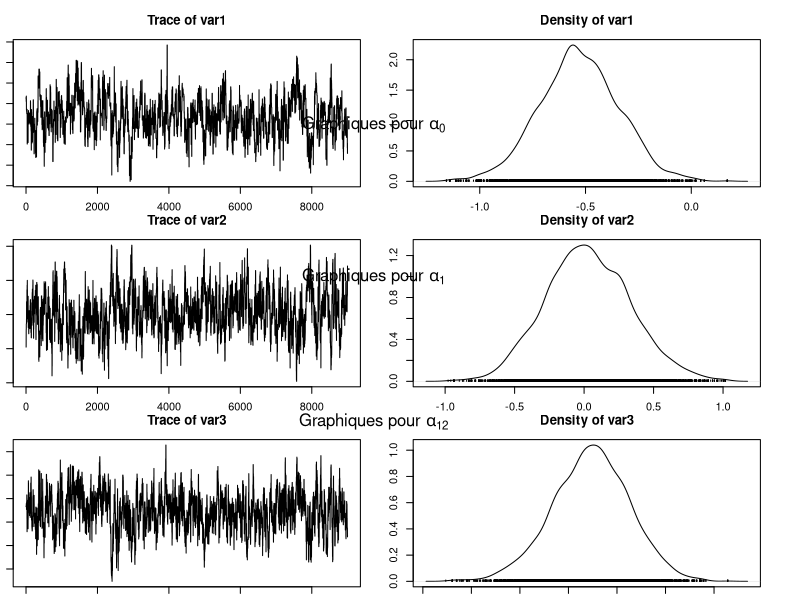
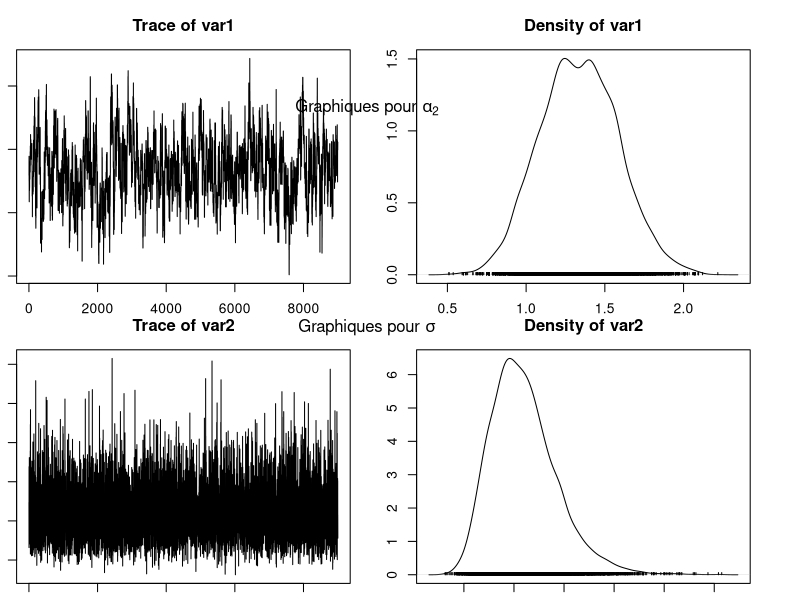

The R source for these figures, in order: (Note: this script raises an error after producing the figures.)
## ---- chunk 1
# mettre ce qui nous sert pour la suite
## ---- chunk 2
# Notations changées par rapport au fichier seeds.data pour être en accord avec 
# la consigne donnée
"N" <- 21 
"r" <- c(10, 23, 23, 26, 17, 5, 53, 55, 32, 46, 10, 8, 10, 8, 23, 0, 3, 22, 15, 32, 3)
"n" <- c(39, 62, 81, 51, 39, 6, 74, 72, 51, 79, 13, 16, 30, 28, 45, 4, 12, 41, 30, 51, 7)
"x1" <- c(0, 0, 0, 0, 0, 0, 0, 0, 0, 0, 0, 1, 1, 1, 1, 1, 1, 1, 1, 1, 1)
"x2" <- c(0, 0, 0, 0, 0, 1, 1, 1, 1, 1, 1, 0, 0, 0, 0, 0, 1, 1, 1, 1, 1)
## ---- chunk 3
alpha0 <- 0
alpha1 <- 0
alpha2 <- 0
alpha12 <- 0
tau <- 10
b <- c(0, 0, 0, 0, 0, 0, 0, 0, 0, 0, 0, 0, 0, 0, 0, 0, 0, 0, 0, 0, 0)
## ---- chunk 4
seeds = function(nchain, N, r, n, x1, x2, alpha0, alpha1, alpha2, alpha12, tau, b, prop_sd){
  
  # Initialisation
  res = matrix(NA, nchain + 1, 5)
  res[1, ] = c(alpha0, alpha1, alpha12, alpha2, 1/sqrt(tau)) # le dernier terme vaut sigma

  p = plogis(alpha0 + alpha1 * x1 + alpha2 * x2 + alpha12 * x1 * x2 + b)
  
  res_b = matrix(NA, nchain + 1, N)
  res_b[1, ] = b
  
  acc_rates = rep(0, 4) # pour les 4 alpha
  
  for (i in 1:nchain){
    
    # Mise à jour de alpha0
    alpha0 = res[i, 1]
    prop = rnorm(1, alpha0, prop_sd[1]) # marche aléatoire simple
    prop_p = plogis(prop + alpha1 * x1 + alpha2 * x2 + alpha12 * x1 * x2 + b)
    
    top = - ((prop^2) / (2 * 1e6)) + sum(r * log(prop_p)) + sum((n-r) * log(1 - prop_p))
    bottom = - ((alpha0^2) / (2 * 1e6)) + sum(r * log(p)) + sum((n-r) * log(1 - p))
    acc_prob = exp(top - bottom) # Ratio des noyaux vaut 1 (symétrie du noyau)
    
    if (runif(1) < min(1, acc_prob)){
      alpha0 = prop
      p = prop_p
      acc_rates[1] = acc_rates[1] + 1
    }
    
    # Mise à jour de alpha1
    alpha1 = res[i, 2]
    prop = rnorm(1, alpha1, prop_sd[2]) # marche aléatoire simple
    prop_p = plogis(alpha0 + prop * x1 + alpha2 * x2 + alpha12 * x1 * x2 + b)
    
    top = - ((prop^2) / (2 * 1e6)) + sum(r * log(prop_p)) + sum((n-r) * log(1 - prop_p))
    bottom = - ((alpha1^2) / (2 * 1e6)) + sum(r * log(p)) + sum((n-r) * log(1 - p))
    acc_prob = exp(top - bottom) # Ratio des noyaux vaut 1 (symétrie du noyau)
    
    if (runif(1) < min(1, acc_prob)){
      alpha1 = prop
      p = prop_p
      acc_rates[2] = acc_rates[2] + 1
    }

    # Mise à jour de alpha12
    alpha12 = res[i, 3]
    prop = rnorm(1, alpha12, prop_sd[3]) # marche aléatoire simple
    prop_p = plogis(alpha0 + alpha1 * x1 + alpha2 * x2 + prop * x1 * x2 + b)
    
    top = - ((prop^2) / (2 * 1e6)) + sum(r * log(prop_p)) + sum((n-r) * log(1 - prop_p))
    bottom = - ((alpha12^2) / (2 * 1e6)) + sum(r * log(p)) + sum((n-r) * log(1 - p))
    acc_prob = exp(top - bottom) # Ratio des noyaux vaut 1 (symétrie du noyau)
    
    if (runif(1) < min(1, acc_prob)){
      alpha12 = prop
      p = prop_p
      acc_rates[3] = acc_rates[3] + 1
    }
    
    # Mise à jour de alpha2
    alpha2 = res[i, 4]
    prop = rnorm(1, alpha2, prop_sd[4]) # marche aléatoire simple
    prop_p = plogis(alpha0 + alpha1 * x1 + prop * x2 + alpha12 * x1 * x2 + b)
    
    top = - ((prop^2) / (2 * 1e6)) + sum(r * log(prop_p)) + sum((n-r) * log(1 - prop_p))
    bottom = - ((alpha2^2) / (2 * 1e6)) + sum(r * log(p)) + sum((n-r) * log(1 - p))
    acc_prob = exp(top - bottom) # Ratio des noyaux vaut 1 (symétrie du noyau)
    
    if (runif(1) < min(1, acc_prob)){
      alpha2 = prop
      p = prop_p
      acc_rates[4] = acc_rates[4] + 1
    }
    
    # Mise à jour de tau
    tau = rgamma(1, shape = 10e-3 + N / 2, scale = 1e-3 + 0.5 * sum(b^2))

    # Mise à jour de b
    for (j in 1:N){
      prop = rnorm(1, b[j], prop_sd[5])
      prop_p_j = plogis(alpha0 + alpha1 * x1[j] + alpha2 * x2[j] + alpha12 * x1[j] * x2[j] + prop)
      
      top = - (prop^2 * tau / 2) + r[j] * log(prop_p_j) + (n[j] - r[j]) * log(1 - prop_p_j)
      bottom = - (b[j]^2 * tau / 2) + r[j] * log(p[j]) + (n[j] - r[j]) * log(1 - p[j])
      acc_prob = exp(top - bottom)
      
      if (runif(1) < min(1, acc_prob)){
        b[j] = prop
        p[j] = prop_p_j
      }
    }
    
    # Mise à jour de la chaine de Markov et de b
    res[i+1, ] = c(alpha0, alpha1, alpha12, alpha2, 1/sqrt(tau))
    res_b[i+1, ] = b
  }
  
  my_list <- list("chain" = res, "b_chain" = res_b, "acc_rates" = acc_rates)
  return(my_list)
}
## ---- chunk 5
resultat = seeds(1e4, N, r, n, x1, x2, alpha0, alpha1, alpha2, alpha12, tau, b, prop_sd = c(0.3, 0.3, 0.3, 0.3, 0.3)) # prop_sd choisi pour avoir une allure de chaîne cohérente

resultat_chain = resultat$chain[1001:nrow(resultat$chain), ] # on enlève les 1000 premiers (burnin)

moychain = colMeans(resultat_chain) # moyenne
sdchain = apply(resultat_chain, 2, sd) # écart type

cat("alpha_0 est estimé à", moychain[1], "avec un écart-type de", sdchain[1], "\n")
cat("alpha_1 est estimé à", moychain[2], "avec un écart-type de", sdchain[2], "\n")
cat("alpha_12 est estimé à", moychain[3], "avec un écart-type de", sdchain[3], "\n")
cat("alpha_2 est estimé à", moychain[4], "avec un écart-type de", sdchain[4], "\n")
cat("sigma est estimé à", moychain[5], "avec un écart-type de", sdchain[5], "\n")
## ---- chunk 6
library(coda)
par(ask = FALSE, mfrow = c(3, 1), mar = c(1, 1, 3, 3)) # Configure la disposition des graphiques 

# Tracer les 3 premiers graphiques des chaînes de Markov
plot(mcmc(resultat_chain[,1:3]))

mtext(expression("Graphiques pour " * alpha[0]), side = 3, line = 23)
mtext(expression("Graphiques pour " * alpha[1]), side = 3, line = 11.5)
mtext(expression("Graphiques pour " * alpha[12]), side = 3, line = 0.5)

par(mfrow = c(2, 1)) # Configure la disposition des graphiques 

# Tracer les 2 derniers graphiques des chaînes de Markov
plot(mcmc(resultat_chain)[,4:5])

mtext(expression("Graphiques pour " * alpha[2]), side = 3, line = 12)
mtext(expression("Graphiques pour " * sigma), side = 3, line = 1)


## ---- chunk 7
legend=c("b1", "b7", "b14", "b21")
valeur = c(1,7,14,21)
par(mfrow = c(4, 2), mar = c(1, 6, 1, 6))
for (j in 1:4){
  plot(resultat$b_chain[-burnin,][,valeur[j]], type = "l", main = "",ylab=legend[j])
  plot(density(resultat$b_chain[-burnin,][,valeur[j]]), type = "l", main = "")
}
## ---- chunk 8
#On calcule ici la moyenne de b utilisé après : 
resultat_b_chain = resultat$b_chain[1001:nrow(resultat$b_chain), ] # on enlève les 1000 premiers (burnin)

moyb_chain = colMeans(resultat_b_chain) # moyenne de b
## ---- chunk 9
#pour les alpha, on utilise les moyennes calculé précèment. Pour b, on fait en plus la moyenne sur les plaques qui ont les mêmes types de graines.
cat("logit(p) : ", "\n")
cat("pour x1 = 0 et x2 = 0:", moychain[1] + moychain[2]*0 + moychain[3]*0 + moychain[4]*0 + mean(moyb_chain[1:5]), "\n")
cat("pour x1 = 0 et x2 = 1:", moychain[1] + moychain[2]*0 + moychain[3]*0 + moychain[4]*1 + mean(moyb_chain[6:11]), "\n")
cat("pour x1 = 1 et x2 = 0:", moychain[1] + moychain[2]*1 + moychain[3]*0 + moychain[4]*0 + mean(moyb_chain[12:16]), "\n")
cat("pour x1 = 1 et x2 = 1:", moychain[1] + moychain[2]*1 + moychain[3]*1 + moychain[4]*1+ mean(moyb_chain[17:21]), "\n")
